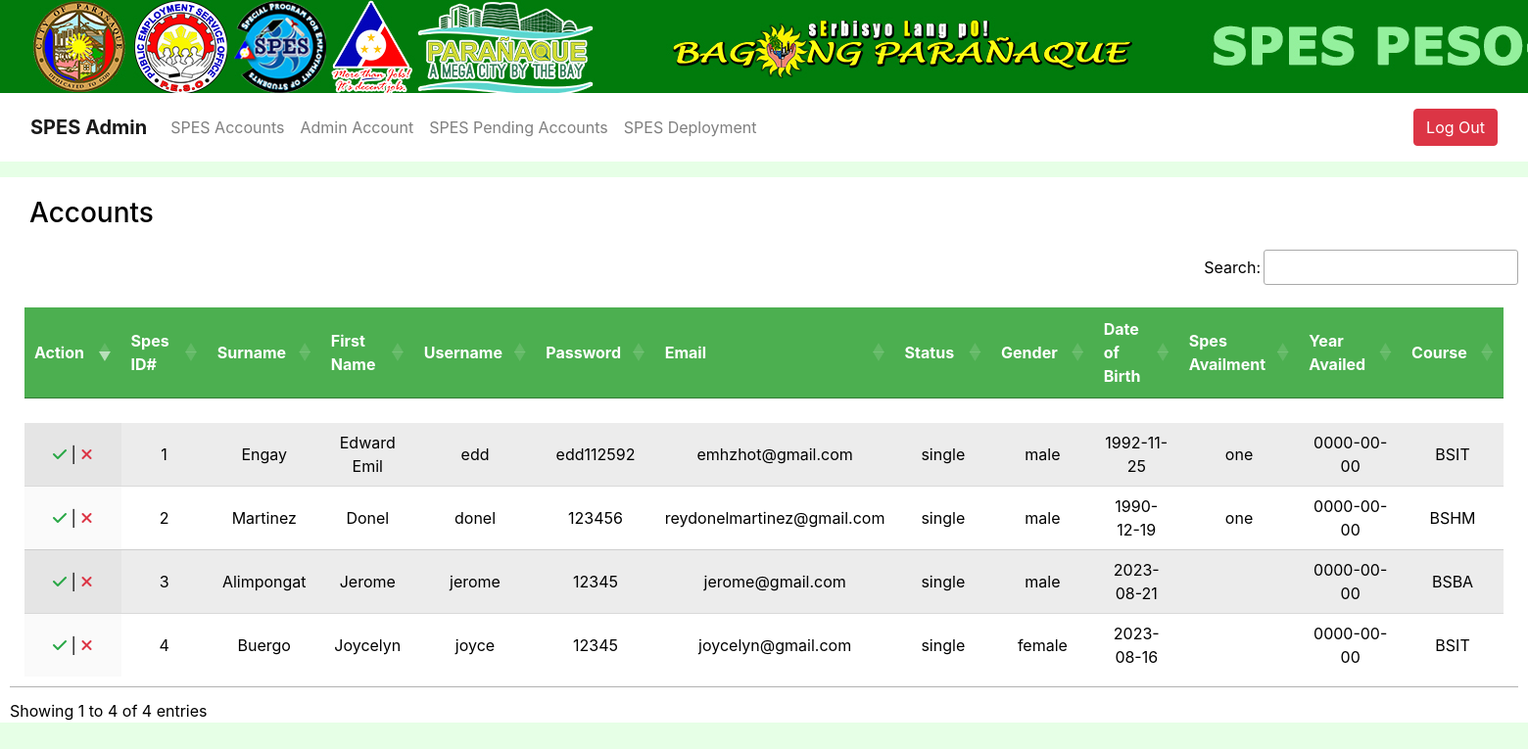
Screenshot of /admin/SPESpending.php (signed in) with the database file from the repository.
### tables this page shows
CREATE TABLE `spesaccount` (
  `spes_id` bigint(255) NOT NULL,
  `username` varchar(100) DEFAULT NULL,
  `password` varchar(100) DEFAULT NULL,
  `surName` varchar(100) DEFAULT NULL,
  `firstName` varchar(100) DEFAULT NULL,
  `mName` varchar(100) DEFAULT NULL,
  `status` varchar(100) DEFAULT NULL,
  `gender` varchar(10) DEFAULT NULL,
  `doBirth` date DEFAULT NULL,
  `poBirth` varchar(100) DEFAULT NULL,
  `cShip` varchar(100) DEFAULT NULL,
  `gsisBeneficiary` varchar(100) DEFAULT NULL,
  `relationship` varchar(100) DEFAULT NULL,
  `pAdd` varchar(100) DEFAULT NULL,
  `cAdd` varchar(100) DEFAULT NULL,
  `mNo` int(11) DEFAULT NULL,
  `email` varchar(100) DEFAULT NULL,
  `socialAcc` varchar(100) DEFAULT NULL,
  `pStatus` varchar(100) DEFAULT NULL,
  `fatherName` varchar(100) DEFAULT NULL,
  `fCNo` int(11) DEFAULT NULL,
  `fStatus` varchar(100) DEFAULT NULL,
  `fOccu` int(100) DEFAULT NULL,
  `fSalary` int(255) DEFAULT NULL,
  `motherName` varchar(100) DEFAULT NULL,
  `mCNo` int(11) DEFAULT NULL,
  `mStatus` varchar(100) DEFAULT NULL,
  `mOccu` varchar(100) DEFAULT NULL,
  `mSalary` int(255) DEFAULT NULL,
  `elemSName` varchar(100) DEFAULT NULL,
  `elemDegree` varchar(100) DEFAULT NULL,
  `elemYearLvl` date DEFAULT NULL,
  `elemDEnd` date DEFAULT NULL,
  `secondSName` varchar(100) DEFAULT NULL,
  `secondDegree` varchar(100) DEFAULT NULL,
  `secondYearLvl` date DEFAULT NULL,
  `secondDEnd` date DEFAULT NULL,
  `tertSName` varchar(100) DEFAULT NULL,
  `tertDegree` varchar(100) DEFAULT NULL,
  `tertYearLvl` date DEFAULT NULL,
  `tertDEnd` date DEFAULT NULL,
  `tecSName` varchar(100) DEFAULT NULL,
  `tecDegree` varchar(100) DEFAULT NULL,
  `tecYearLvl` date DEFAULT NULL,
  `tectDEnd` date DEFAULT NULL,
  `historySpes` varchar(100) DEFAULT NULL,
  `historyYear` date DEFAULT NULL,
  `spesID` int(255) DEFAULT NULL,
  `is_blacklist` int(11) NOT NULL
);

### admin/SPESpending.php (the view, shortened to what this page needs)
<?php
include('../dbconnection/dbconnection.php');
 if(!isset($_SESSION['login'])){
   header('Location:index.php');
   exit();
 }else { ?>
<?php $title = 'Spes Pending'; include('../include/header.php');?>
	<div class="form-row">
		<div class="container-fluid">
		<div class="content">
			<form name="form1" method="post" action="SPESpending.php">
				<h3>Accounts</h3>
            <div class="table-responsive">
            <table id="example" class="display table-striped" style="width:100%; height: 100%;">
            		<thead>
						<tr>
							<th>Action</th>
							<th>Spes ID#</th>
							<th>Surname</th>
							<th>First Name</th>
							<th>Username</th>
							<th>Password</th>
              				<th>Email</th>
							<th>Status</th>
							<th>Gender</th>
							<th>Date of Birth</th>
							<th>Spes Availment</th>
							<th>Year Availed</th>
							<th>Course</th>
						</tr>
					  </thead>
					<tbody>
						<?php
						$result = mysqli_query($conn, "SELECT * FROM spesaccount");
						while($row=mysqli_fetch_array($result))
						{
							$userid = $row['spes_id'];
							$sname = $row['surName'];
							$fname = $row['firstName'];
							$username = $row['username'];
							$userpass = $row['password'];
              				$email = $row['email'];
							$stat = $row['status'];
							$gender = $row['gender'];
							$dob = $row['doBirth'];
							$hspes = $row['historySpes'];
							$hyear = $row['historyYear'];
							$tdegree = $row['tertDegree'];
							?>
							<tr>
								<td>
								<a href='accept.php?email=<?php echo $row['email'] ?>'><i class="fa-solid fa-check text-success"></i></a>
                |
								<a href='reject.php?email=<?php echo $row['email'] ?>'> <i class="fa-solid fa-xmark text-danger"></i></a>
								</td>
								<td><?php echo $userid; ?></td>
								<td><?php echo $sname; ?></td>
								<td><?php echo $fname; ?></td>
								<td><?php echo $username; ?></td>
								<td><?php echo $userpass; ?></td>
                				<td><?php echo $email; ?></td>
								<td><?php echo $stat; ?></td>
								<td><?php echo $gender; ?></td>
								<td><?php echo $dob; ?></td>
								<td><?php echo $hspes; ?></td>
								<td><?php echo $hyear; ?></td>
								<td><?php echo $tdegree; ?></td>
							</tr>
							<?php
						}
					?>
					</tbody>
					</table>
                </div>
			</form>
		</div>
	</div>
</div>
</body>
</html>
<?php }?>

### assets/css/adminStyle.css (style rules this page uses)
html { overflow: scroll; overflow-x: hidden; }
body { background-color: #e6ffe6; }
.container-fluid { background-color: #fff; color: #000; height: auto; }
table { border-collapse: collapse; border-spacing: 0; width: 100%; border: 5px solid #fff; box-sizing: border-box; padding: 10px 10px; border-radius: 20px; }
td { text-align: center; word-wrap: normal; }
th { background-color: #4CAF50; color: white; text-align: center; height: 50px; width: 150px; word-wrap: normal; }
h3 { margin: 20px; }

### rows the page displays
spesaccount: spes_id "1", surName "Engay", firstName "Edward Emil", username "edd", password "edd112592", email "emhzhot@gmail.com", status "single", gender "male", doBirth "1992-11-25", historySpes "one", historyYear "0000-00-00", tertDegree "BSIT"
spesaccount: spes_id "2", surName "Martinez", firstName "Donel", username "donel", password "123456", email "reydonelmartinez@gmail.com", status "single", gender "male", doBirth "1990-12-19", historySpes "one", historyYear "0000-00-00", tertDegree "BSHM"
spesaccount: spes_id "3", surName "Alimpongat", firstName "Jerome", username "jerome", password "12345", email "jerome@gmail.com", status "single", gender "male", doBirth "2023-08-21", historyYear "0000-00-00", tertDegree "BSBA"
spesaccount: spes_id "4", surName "Buergo", firstName "Joycelyn", username "joyce", password "12345", email "joycelyn@gmail.com", status "single", gender "female", doBirth "2023-08-16", historyYear "0000-00-00", tertDegree "BSIT"
